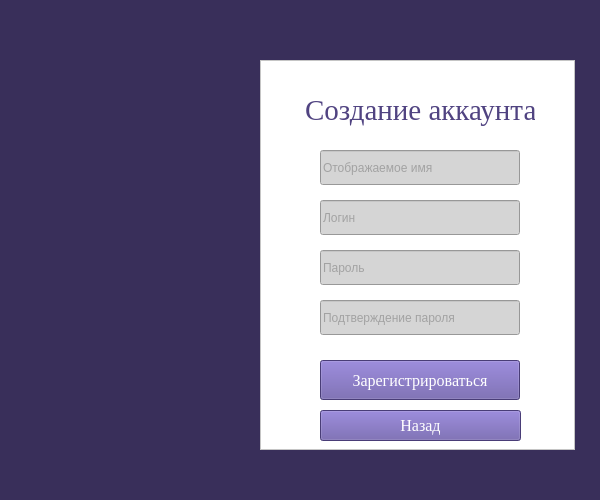
    <widget class="QWidget" name="SignUp">
     <property name="sizePolicy">
      <sizepolicy hsizetype="Fixed" vsizetype="Fixed">
       <horstretch>0</horstretch>
       <verstretch>0</verstretch>
      </sizepolicy>
     </property>
     <property name="minimumSize">
      <size>
       <width>600</width>
       <height>500</height>
      </size>
     </property>
     <property name="maximumSize">
      <size>
       <width>600</width>
       <height>500</height>
      </size>
     </property>
     <property name="styleSheet">
      <string notr="true">background-color: rgb(57, 47, 90);</string>
     </property>
     <widget class="QFrame" name="frame_4">
      <property name="geometry">
       <rect>
        <x>260</x>
        <y>60</y>
        <width>315</width>
        <height>390</height>
       </rect>
      </property>
      <property name="styleSheet">
       <string notr="true">background-color: rgb(255, 255, 255);
color: rgb(255, 255, 255);</string>
      </property>
      <property name="frameShape">
       <enum>QFrame::StyledPanel</enum>
      </property>
      <property name="frameShadow">
       <enum>QFrame::Raised</enum>
      </property>
      <widget class="QLabel" name="Creating_2">
       <property name="geometry">
        <rect>
         <x>45</x>
         <y>20</y>
         <width>230</width>
         <height>60</height>
        </rect>
       </property>
       <property name="font">
        <font>
         <family>Times New Roman</family>
         <pointsize>22</pointsize>
        </font>
       </property>
       <property name="styleSheet">
        <string notr="true">color: rgb(80, 67, 129);</string>
       </property>
       <property name="text">
        <string>Создание аккаунта</string>
       </property>
      </widget>
      <widget class="QLineEdit" name="NameLine">
       <property name="geometry">
        <rect>
         <x>60</x>
         <y>90</y>
         <width>200</width>
         <height>35</height>
        </rect>
       </property>
       <property name="styleSheet">
        <string notr="true">color: rgb(112, 112, 112);
background-color: rgb(213, 213, 213);</string>
       </property>
       <property name="text">
        <string/>
       </property>
       <property name="maxLength">
        <number>32</number>
       </property>
       <property name="placeholderText">
        <string>Отображаемое имя</string>
       </property>
      </widget>
      <widget class="QLineEdit" name="LoginLine_2">
       <property name="geometry">
        <rect>
         <x>60</x>
         <y>140</y>
         <width>200</width>
         <height>35</height>
        </rect>
       </property>
       <property name="styleSheet">
        <string notr="true">color: rgb(112, 112, 112);
background-color: rgb(213, 213, 213);</string>
       </property>
       <property name="text">
        <string/>
       </property>
       <property name="maxLength">
        <number>32</number>
       </property>
       <property name="placeholderText">
        <string>Логин</string>
       </property>
      </widget>
      <widget class="QLineEdit" name="PassLine1">
       <property name="geometry">
        <rect>
         <x>60</x>
         <y>190</y>
         <width>200</width>
         <height>35</height>
        </rect>
       </property>
       <property name="styleSheet">
        <string notr="true">color: rgb(112, 112, 112);
background-color: rgb(213, 213, 213);</string>
       </property>
       <property name="text">
        <string/>
       </property>
       <property name="maxLength">
        <number>32</number>
       </property>
       <property name="echoMode">
        <enum>QLineEdit::Password</enum>
       </property>
       <property name="placeholderText">
        <string>Пароль</string>
       </property>
      </widget>
      <widget class="QLineEdit" name="PassLine2">
       <property name="geometry">
        <rect>
         <x>60</x>
         <y>240</y>
         <width>200</width>
         <height>35</height>
        </rect>
       </property>
       <property name="styleSheet">
        <string notr="true">color: rgb(112, 112, 112);
background-color: rgb(213, 213, 213);</string>
       </property>
       <property name="text">
        <string/>
       </property>
       <property name="maxLength">
        <number>32</number>
       </property>
       <property name="echoMode">
        <enum>QLineEdit::Password</enum>
       </property>
       <property name="placeholderText">
        <string>Подтверждение пароля</string>
       </property>
      </widget>
      <widget class="QPushButton" name="SignUpBtn">
       <property name="geometry">
        <rect>
         <x>60</x>
         <y>300</y>
         <width>200</width>
         <height>40</height>
        </rect>
       </property>
       <property name="font">
        <font>
         <family>Times New Roman</family>
         <pointsize>12</pointsize>
        </font>
       </property>
       <property name="styleSheet">
        <string notr="true">background-color: rgb(102, 86, 166);</string>
       </property>
       <property name="text">
        <string>Зарегистрироваться</string>
       </property>
      </widget>
      <widget class="QPushButton" name="goBackBtn_3">
       <property name="geometry">
        <rect>
         <x>60</x>
         <y>350</y>
         <width>201</width>
         <height>31</height>
        </rect>
       </property>
       <property name="font">
        <font>
         <family>Times New Roman</family>
         <pointsize>12</pointsize>
        </font>
       </property>
       <property name="styleSheet">
        <string notr="true">background-color: rgb(102, 86, 166);</string>
       </property>
       <property name="text">
        <string>Назад</string>
       </property>
      </widget>
     </widget>
     <widget class="QLabel" name="Picture_2">
      <property name="geometry">
       <rect>
        <x>40</x>
        <y>170</y>
        <width>191</width>
        <height>191</height>
       </rect>
      </property>
      <property name="text">
       <string/>
      </property>
      <property name="pixmap">
       <pixmap>../Project/profileicon.png</pixmap>
      </property>
      <property name="scaledContents">
       <bool>true</bool>
      </property>
     </widget>
    </widget>
